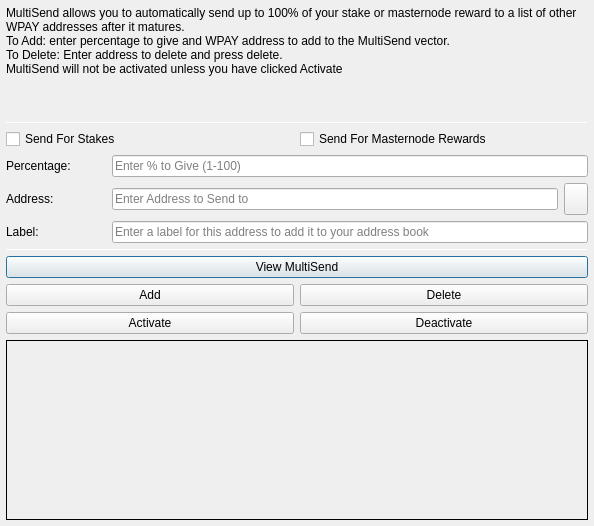
<?xml version="1.0" encoding="UTF-8"?>
<ui version="4.0">
 <class>MultiSendDialog</class>
 <widget class="QDialog" name="MultiSendDialog">
  <property name="windowModality">
   <enum>Qt::NonModal</enum>
  </property>
  <property name="geometry">
   <rect>
    <x>0</x>
    <y>0</y>
    <width>594</width>
    <height>526</height>
   </rect>
  </property>
  <property name="windowTitle">
   <string>MultiSend</string>
  </property>
  <layout class="QVBoxLayout" name="verticalLayout" stretch="0">
   <property name="leftMargin">
    <number>6</number>
   </property>
   <property name="topMargin">
    <number>6</number>
   </property>
   <property name="rightMargin">
    <number>6</number>
   </property>
   <property name="bottomMargin">
    <number>6</number>
   </property>
   <item>
    <layout class="QVBoxLayout" name="verticalLayout_Main" stretch="1,1,1,0,1,1,1">
     <item>
      <widget class="QLabel" name="label_2">
       <property name="lineWidth">
        <number>1</number>
       </property>
       <property name="text">
        <string>MultiSend allows you to automatically send up to 100% of your stake or masternode reward to a list of other WPAY addresses after it matures.
To Add: enter percentage to give and WPAY address to add to the MultiSend vector.
To Delete: Enter address to delete and press delete.
MultiSend will not be activated unless you have clicked Activate</string>
       </property>
       <property name="alignment">
        <set>Qt::AlignLeading|Qt::AlignLeft|Qt::AlignTop</set>
       </property>
       <property name="wordWrap">
        <bool>true</bool>
       </property>
      </widget>
     </item>
     <item>
      <widget class="Line" name="line">
       <property name="minimumSize">
        <size>
         <width>0</width>
         <height>1</height>
        </size>
       </property>
       <property name="maximumSize">
        <size>
         <width>16777215</width>
         <height>1</height>
        </size>
       </property>
       <property name="orientation">
        <enum>Qt::Horizontal</enum>
       </property>
      </widget>
     </item>
     <item>
      <layout class="QVBoxLayout" name="verticalLayout_Settings">
       <item>
        <layout class="QHBoxLayout" name="horizontalLayout">
         <item>
          <widget class="QCheckBox" name="multiSendStakeCheckBox">
           <property name="text">
            <string>Send For Stakes</string>
           </property>
          </widget>
         </item>
         <item>
          <widget class="QCheckBox" name="multiSendMasternodeCheckBox">
           <property name="text">
            <string>Send For Masternode Rewards</string>
           </property>
          </widget>
         </item>
        </layout>
       </item>
       <item>
        <layout class="QHBoxLayout" name="horizontalLayout_6">
         <item>
          <widget class="QLabel" name="label">
           <property name="minimumSize">
            <size>
             <width>100</width>
             <height>0</height>
            </size>
           </property>
           <property name="toolTip">
            <string>Percentage of stake to send</string>
           </property>
           <property name="text">
            <string>Percentage:</string>
           </property>
          </widget>
         </item>
         <item>
          <widget class="QLineEdit" name="multiSendPercentEdit">
           <property name="toolTip">
            <string>Enter whole numbers 1 - 100</string>
           </property>
           <property name="placeholderText">
            <string>Enter % to Give (1-100)</string>
           </property>
          </widget>
         </item>
        </layout>
       </item>
       <item>
        <layout class="QHBoxLayout" name="horizontalLayout_7">
         <item>
          <widget class="QLabel" name="label_5">
           <property name="minimumSize">
            <size>
             <width>100</width>
             <height>0</height>
            </size>
           </property>
           <property name="toolTip">
            <string>Address to send portion of stake to</string>
           </property>
           <property name="text">
            <string>Address:</string>
           </property>
          </widget>
         </item>
         <item>
          <widget class="QLineEdit" name="multiSendAddressEdit">
           <property name="toolTip">
            <string/>
           </property>
           <property name="placeholderText">
            <string>Enter Address to Send to</string>
           </property>
          </widget>
         </item>
         <item>
          <widget class="QToolButton" name="addressBookButton">
           <property name="maximumSize">
            <size>
             <width>16777215</width>
             <height>32</height>
            </size>
           </property>
           <property name="toolTip">
            <string>Choose an address from the address book</string>
           </property>
           <property name="text">
            <string/>
           </property>
           <property name="icon">
            <iconset resource="../worldpaycoin.qrc">
             <normaloff>:/icons/address-book</normaloff>:/icons/address-book</iconset>
           </property>
           <property name="shortcut">
            <string>Alt+A</string>
           </property>
          </widget>
         </item>
        </layout>
       </item>
      </layout>
     </item>
     <item>
      <layout class="QHBoxLayout" name="horizontalLayout_3">
       <item>
        <widget class="QLabel" name="label_3">
         <property name="minimumSize">
          <size>
           <width>100</width>
           <height>0</height>
          </size>
         </property>
         <property name="text">
          <string>Label:</string>
         </property>
        </widget>
       </item>
       <item>
        <widget class="QLineEdit" name="labelAddressLabelEdit">
         <property name="placeholderText">
          <string>Enter a label for this address to add it to your address book</string>
         </property>
        </widget>
       </item>
      </layout>
     </item>
     <item>
      <widget class="Line" name="line_2">
       <property name="minimumSize">
        <size>
         <width>0</width>
         <height>1</height>
        </size>
       </property>
       <property name="maximumSize">
        <size>
         <width>16777215</width>
         <height>1</height>
        </size>
       </property>
       <property name="orientation">
        <enum>Qt::Horizontal</enum>
       </property>
      </widget>
     </item>
     <item>
      <layout class="QVBoxLayout" name="verticalLayout_Buttons">
       <item>
        <layout class="QHBoxLayout" name="horizontalLayout_4">
         <item>
          <widget class="QPushButton" name="viewButton">
           <property name="toolTip">
            <string/>
           </property>
           <property name="statusTip">
            <string>View MultiSend Vector</string>
           </property>
           <property name="text">
            <string>View MultiSend</string>
           </property>
          </widget>
         </item>
        </layout>
       </item>
       <item>
        <layout class="QHBoxLayout" name="horizontalLayout_2">
         <item>
          <widget class="QPushButton" name="addButton">
           <property name="toolTip">
            <string/>
           </property>
           <property name="statusTip">
            <string>Add to MultiSend Vector</string>
           </property>
           <property name="text">
            <string>Add</string>
           </property>
          </widget>
         </item>
         <item>
          <widget class="QPushButton" name="deleteButton">
           <property name="toolTip">
            <string/>
           </property>
           <property name="statusTip">
            <string>Delete Address From MultiSend Vector</string>
           </property>
           <property name="text">
            <string>Delete</string>
           </property>
          </widget>
         </item>
        </layout>
       </item>
       <item>
        <layout class="QHBoxLayout" name="horizontalLayout_5">
         <item>
          <widget class="QPushButton" name="activateButton">
           <property name="statusTip">
            <string>Activate MultiSend</string>
           </property>
           <property name="text">
            <string>Activate</string>
           </property>
          </widget>
         </item>
         <item>
          <widget class="QPushButton" name="disableButton">
           <property name="statusTip">
            <string>Deactivate MultiSend</string>
           </property>
           <property name="text">
            <string>Deactivate</string>
           </property>
          </widget>
         </item>
        </layout>
       </item>
      </layout>
     </item>
     <item>
      <widget class="QLabel" name="message">
       <property name="minimumSize">
        <size>
         <width>0</width>
         <height>180</height>
        </size>
       </property>
       <property name="frameShape">
        <enum>QFrame::Panel</enum>
       </property>
       <property name="frameShadow">
        <enum>QFrame::Plain</enum>
       </property>
       <property name="lineWidth">
        <number>1</number>
       </property>
       <property name="midLineWidth">
        <number>1</number>
       </property>
       <property name="text">
        <string/>
       </property>
       <property name="alignment">
        <set>Qt::AlignLeading|Qt::AlignLeft|Qt::AlignTop</set>
       </property>
       <property name="wordWrap">
        <bool>true</bool>
       </property>
      </widget>
     </item>
    </layout>
   </item>
  </layout>
 </widget>
 <resources>
  <include location="../worldpaycoin.qrc"/>
 </resources>
 <connections/>
</ui>
